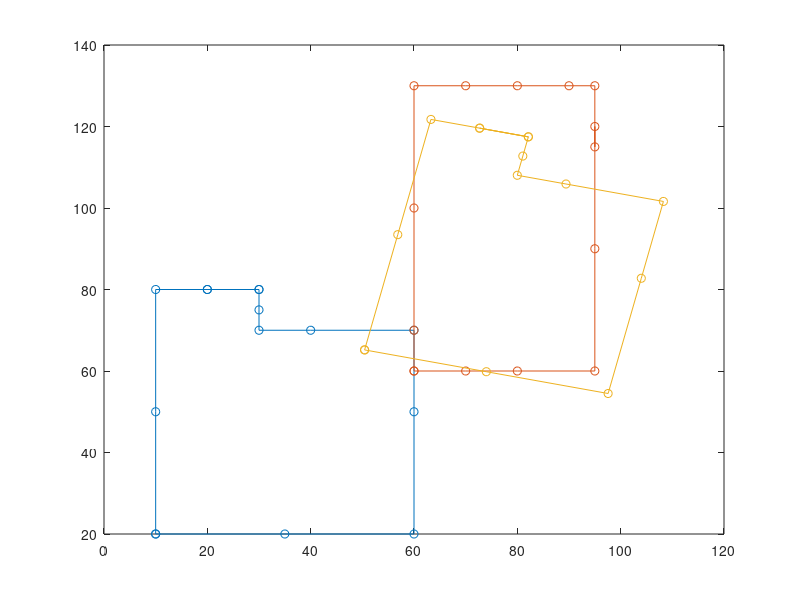

Reproduce this figure in MATLAB.
axis([0 100 0 100])

v = [];

w=[];

 

z=zeros(3,2)

ans

for ii = 1:3

  v = [v 10];

end

for ii = 0:2

 w = [w 20+(30*ii)];

end

 

for ii= 0:1

    v=[v 20+(10*ii)]

end

for ii=0:1

    w=[w 80]

end

 

for ii= 0:1

    v=[v 20+(10*ii)]

end

for ii=0:1

    w=[w 80]

end

 

for ii= 0:1

    v=[v 30]

end

w=[w 75]

w=[w 70]

 

v=[v 40]

v=[v 60]

w=[w 70]

w=[w 70]

 

v=[v 60]

v=[v 60]

w=[w 50]

w=[w 20]

 

v=[v 35]

w=[w 20]

 

 v=[v 10]
w=[w 20]

 

% Above this the point cloud is set up%

z=cat(1,v,w)

ans1= transpose(z)

ans1   % This is the matrix to be passed to function

  plot(v,w,'-o')

z

axis([0 100 0 100])

 

axis([0 100 0 100])

x = [];

y=[];

 

z2=zeros(80,2)

 

x=[x 10+50]

y=[y 10+50]

 

for ii = 1:3

  x = [x 10+50];

end

for ii = 0:2

 y = [y 20+(30*ii)+50];

end

 

 

 

for ii= 0:1

    x=[x 20+(10*ii)+50]

end

for ii=0:1

    y=[y 80+50]

end

 

 

 

for ii= 0:1

    y=[y 80+50]

end

x=[x 40+50]

x=[x 45+50]

 

x=[x 45+50]

x=[x 45+50]

y=[y 65+50]

y=[y 70+50]

x=[x 45+50]

y=[y 40+50]

x=[x 45+50]

y=[y 10+50]

 

x=[x 30+50]

y=[y 10+50]

 

x=[x 20+50]

y=[y 10+50]




x=[x 10+50]

y=[y 10+50]
 

% Aboxe this the point cloud is set up%

z2=cat(1,x,y)

ans2= transpose(z2)

[d,rojo,tr] = procrustes(ans2,ans1);
rojo
plot(ans1(:,1),ans1(:,2),'-o',ans2(:,1),ans2(:,2),'-o',rojo(:,1),rojo(:,2),'-o');
